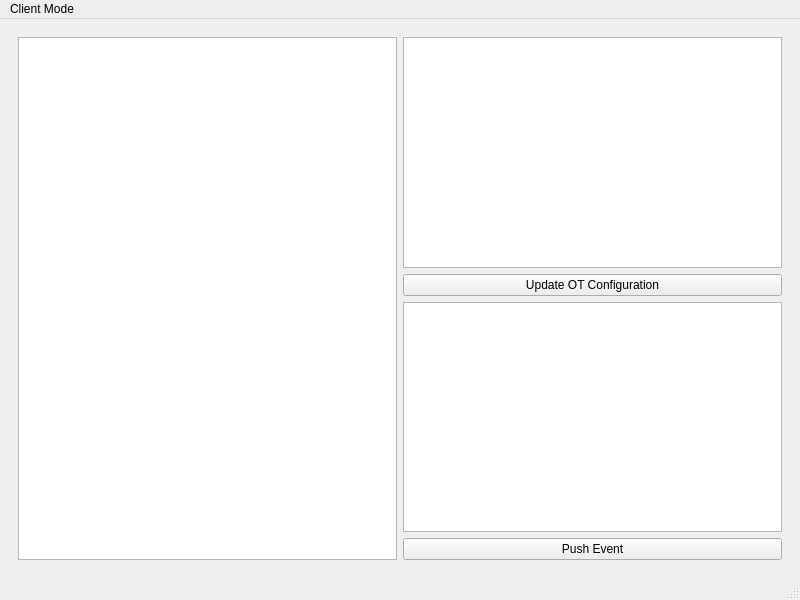
<ui version="4.0" >
 <class>CbCfMainWindow</class>
 <widget class="QMainWindow" name="CbCfMainWindow" >
  <property name="geometry" >
   <rect>
    <x>0</x>
    <y>0</y>
    <width>800</width>
    <height>600</height>
   </rect>
  </property>
  <property name="windowTitle" >
   <string>OpenTracker Callback/Callforward Example</string>
  </property>
  <widget class="QWidget" name="centralwidget" >
   <layout class="QVBoxLayout" >
    <property name="margin" >
     <number>9</number>
    </property>
    <property name="spacing" >
     <number>6</number>
    </property>
    <item>
     <widget class="QWidget" native="1" name="widget" >
      <layout class="QHBoxLayout" >
       <property name="margin" >
        <number>9</number>
       </property>
       <property name="spacing" >
        <number>6</number>
       </property>
       <item>
        <widget class="QTextEdit" name="eventsEdit" />
       </item>
       <item>
        <layout class="QVBoxLayout" >
         <property name="margin" >
          <number>0</number>
         </property>
         <property name="spacing" >
          <number>6</number>
         </property>
         <item>
          <widget class="QTextEdit" name="configEdit" />
         </item>
         <item>
          <widget class="QPushButton" name="configPushButton" >
           <property name="text" >
            <string>Update OT Configuration</string>
           </property>
          </widget>
         </item>
         <item>
          <widget class="QTextEdit" name="textEdit" />
         </item>
         <item>
          <widget class="QPushButton" name="eventPushButton" >
           <property name="text" >
            <string>Push Event</string>
           </property>
          </widget>
         </item>
        </layout>
       </item>
      </layout>
     </widget>
    </item>
   </layout>
  </widget>
  <widget class="QMenuBar" name="menubar" >
   <property name="geometry" >
    <rect>
     <x>0</x>
     <y>0</y>
     <width>800</width>
     <height>22</height>
    </rect>
   </property>
   <property name="defaultUp" >
    <bool>false</bool>
   </property>
   <widget class="QMenu" name="menuClient_Mode" >
    <property name="title" >
     <string>Client Mode</string>
    </property>
    <addaction name="separator" />
    <addaction name="actionClient_A" />
    <addaction name="actionClient_B" />
   </widget>
   <addaction name="menuClient_Mode" />
  </widget>
  <widget class="QStatusBar" name="statusbar" />
  <action name="actionClient_A" >
   <property name="checkable" >
    <bool>true</bool>
   </property>
   <property name="checked" >
    <bool>true</bool>
   </property>
   <property name="text" >
    <string>Client A</string>
   </property>
   <property name="iconText" >
    <string>Client A</string>
   </property>
   <property name="toolTip" >
    <string>Client A</string>
   </property>
  </action>
  <action name="actionClient_B" >
   <property name="checkable" >
    <bool>true</bool>
   </property>
   <property name="text" >
    <string>Client B</string>
   </property>
  </action>
 </widget>
 <resources/>
 <connections>
  <connection>
   <sender>actionClient_A</sender>
   <signal>triggered(bool)</signal>
   <receiver>actionClient_B</receiver>
   <slot>toggle()</slot>
   <hints>
    <hint type="sourcelabel" >
     <x>-1</x>
     <y>-1</y>
    </hint>
    <hint type="destinationlabel" >
     <x>-1</x>
     <y>-1</y>
    </hint>
   </hints>
  </connection>
  <connection>
   <sender>actionClient_B</sender>
   <signal>triggered(bool)</signal>
   <receiver>actionClient_A</receiver>
   <slot>toggle()</slot>
   <hints>
    <hint type="sourcelabel" >
     <x>-1</x>
     <y>-1</y>
    </hint>
    <hint type="destinationlabel" >
     <x>-1</x>
     <y>-1</y>
    </hint>
   </hints>
  </connection>
 </connections>
</ui>
